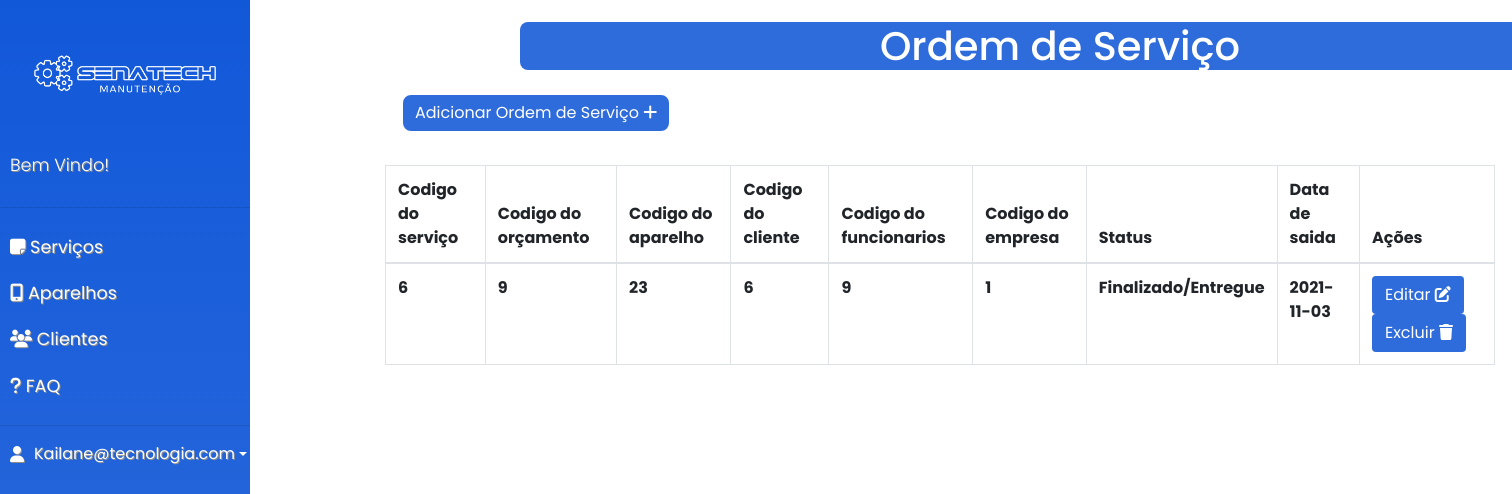
Page /tela_ordem_servico.php (signed in) on the committed database.
### tela_ordem_servico.php (the view, shortened to what this page needs)
<?php
include('config.php');
$sql = "SELECT * FROM ordem_de_serviço";
$query = $mysqli->query($sql);
?>
<!DOCTYPE html>
<html>
  <head>
      <link rel="stylesheet" href="https://stackpath.bootstrapcdn.com/bootstrap/4.1.0/css/bootstrap.min.css">
      <link rel="stylesheet" href="css/style_servico.css">
      <link rel="stylesheet" href="css/style_sidebar.css">
      <link rel="stylesheet" href="css/style_pendente.css">
  </head>
<body>
  <div class="wrapper">
    <nav id="sidebar">
        <div class="sidebar-header">
            <img id="logo" src="imagens/logo_traçado.png">
        </div>
        <ul class="list-unstyled components">
            <p>Bem Vindo!</p>
            <hr>
            <li>
              <a href="tela_servico.php">
                <i class="fas fa-sticky-note"></i>
                Serviços
              </a>
            </li>
            <li>
              <a href="tela_aparelhos.php">
              <i class="fas fa-mobile-alt"></i>
                Aparelhos
              </a>
            </li>
            <li>
              <a href="tela_clientes.php">
                <i class="fas fa-users"></i>
                Clientes
              </a>
            </li>
            <li>
            <a href="faq.php">
              <i class="fas fa-question"></i>
              FAQ
            </a>
          </li>
        </ul>
        <hr>
        <div class="dropdown">
          <a href="#" class="d-flex align-items-center text-white text-decoration-none dropdown-toggle" id="dropdownUser1" data-bs-toggle="dropdown" aria-expanded="false">
            <i id="foto-user" class="fas fa-user"></i>
            <?php print($_SESSION['email'])?>
          </a>
        </div>
    </nav>
    <div class="container" style="margin-left:120px">
      <div class="row">
        <div class="col-12">
          <div class="container" style="margin-left:120px"><h1 class="text_inicio">Ordem de Serviço</h1></div>
          <nav class="navbar">
            <a href="add_ordem_servico.php">
                  <button id="borda" type="button" class="btn" style="margin-bottom: 1.5rem;">
                  Adicionar Ordem de Serviço
                  <i class="fas fa-plus"></i>
                  </button>
                </a>
          </nav>
      <table id="example" class="table table-bordered" width="100%">
          <thead>
            <tr>
              <th scope="col">Codigo do serviço</th>
              <th scope="col">Codigo do orçamento</th>
              <th scope="col">Codigo do aparelho</th>
              <th scope="col">Codigo do cliente</th>
              <th scope="col">Codigo do funcionarios</th>
              <th scope="col">Codigo do empresa</th>
              <th scope="col">Status</th>
              <th scope="col">Data de saida</th>
              <th scope="col">Ações</th>
            </tr>
          </thead>
          <tbody>
                <?php while ($dados = $query->fetch_array()) { ?>
                    <tr>
                        <th scope="row"><?php echo $dados['cod_serviço']; ?></th>
                        <th scope="row"><?php echo $dados['cod_orçamento']; ?></th>
                        <th scope="row"><?php echo $dados['cod_aparelho']; ?></th>
                        <th scope="row"><?php echo $dados['cod_cliente']; ?></th>
                        <th scope="row"><?php echo $dados['cod_funcionarios']; ?></th>
                        <th scope="row"><?php echo $dados['cod_empresa']; ?></th>
                        <th scope="row"><?php echo $dados['Status']; ?></th>
                        <th scope="row"><?php echo $dados['Data_saida']; ?></th>
                        <td>
                        <a href="editar_ordem.php?p=editar&cod_serviço=<?php echo $dados['cod_serviço'];?>">
                        <button class="btn">
                          Editar
                        <i class="fas fa-edit"></i>
                        </button>
                        </a>
                        <a href="deletar_ordem.php?cod_serviço=<?php echo $dados['cod_serviço'];?>">
                        <button class="btn">
                          Excluir
                        <i class="fas fa-trash"></i>
                        </button></a>
                        </td>
                        </tr>
                                 <?php } ?>
          </tbody>
      </table>
    <link rel="stylesheet" type="text/css" href="https://cdn.datatables.net/1.11.3/css/jquery.dataTables.min.css">
</body>

### css/style_servico.css (style rules this page uses)
.btn { background-color: #2E6BDB; color: white; }

### css/style_sidebar.css (style rules this page uses)
body { font-family: 'Poppins', sans-serif; background: #ffffff; }
.wrapper { display: flex; width: 100%; align-items: stretch; }
a, a:hover, a:focus { color: inherit; text-decoration: none; transition: all 0.3s; }
p { font-family: 'Poppins', sans-serif; font-size: 1.1em; font-weight: 300; line-height: 1.7em; color: rgb(255, 255, 255); }
#sidebar { background-image: linear-gradient(#1158d9, #2E6BDB); color: #fff; transition: all 0.3s; min-width: 250px; max-width: 250px; min-height: 100vh; text-shadow: 1px 1px rgb(143, 142, 142); }
#sidebar .sidebar-header { padding: 0px; display: block; background-image: #2E6BDB; }
#sidebar ul p { color: #fff; padding: 10px; }
#sidebar ul li a { padding: 10px; font-size: 1.1em; display: block; }
img#logo { width: 250px; }
i#foto-user { margin-right: 10px; margin-left: 10px; }

### css/style_pendente.css (style rules this page uses)
.text_inicio { text-align:center; margin-top: 2%; margin-bottom: 15px; background-color: #2E6BDB; border-radius: 8px; color: #ffffff; }
button#borda { border: solid; border-width: 2px; border-radius: 10px; background-color: #2E6BDB; color: rgb(255, 255, 255) }

### rows in the picture
ordem_de_serviço: cod_serviço "6", cod_orçamento "9", cod_aparelho "23", cod_cliente "6", cod_funcionarios "9", cod_empresa "1", Status "Finalizado/Entregue", Data_saida "2021-11-03"

### other values in the picture
$_SESSION['email'] "Kailane@tecnologia.com"
